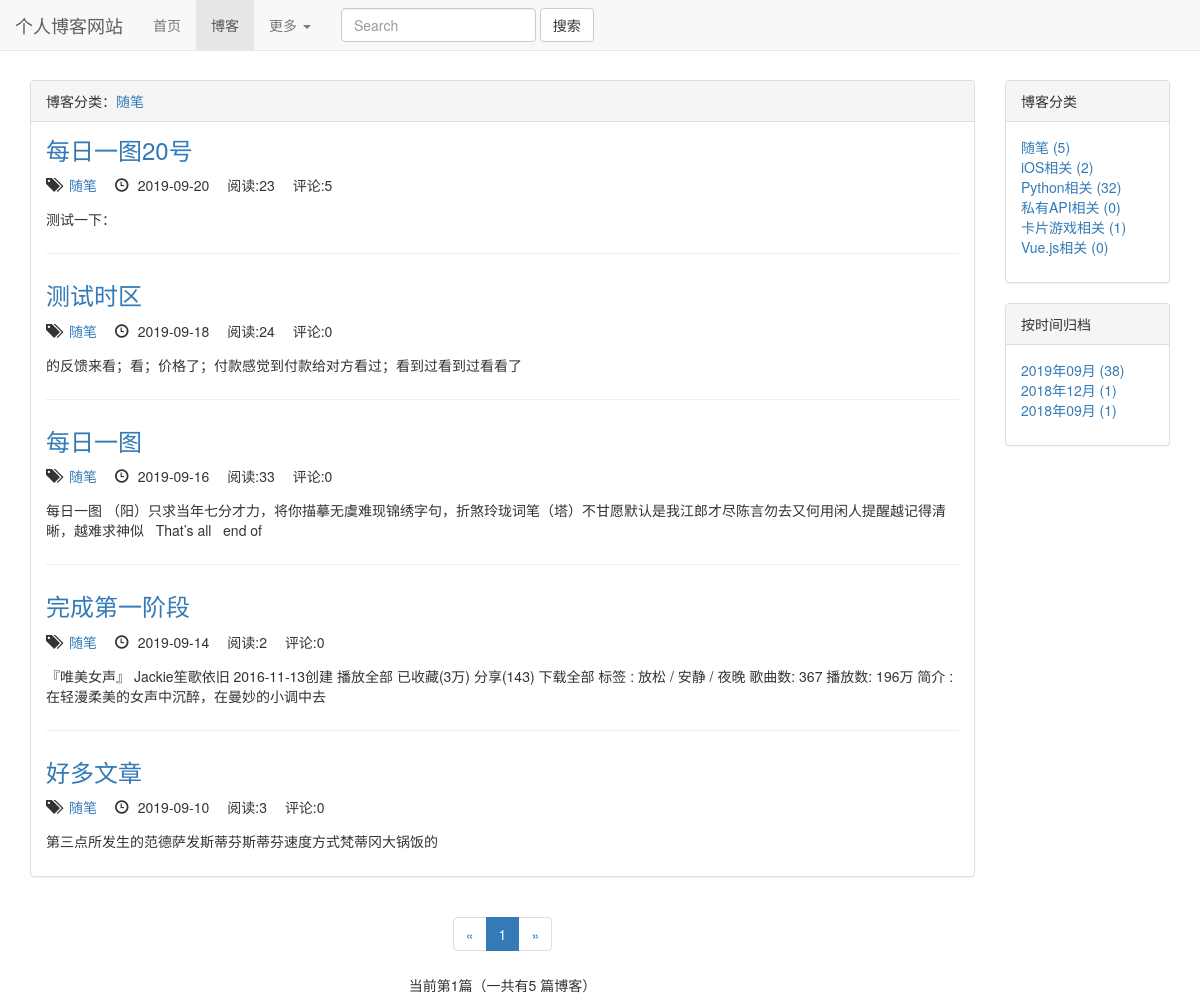
Before: /blogs/type/1/ with the older database file.
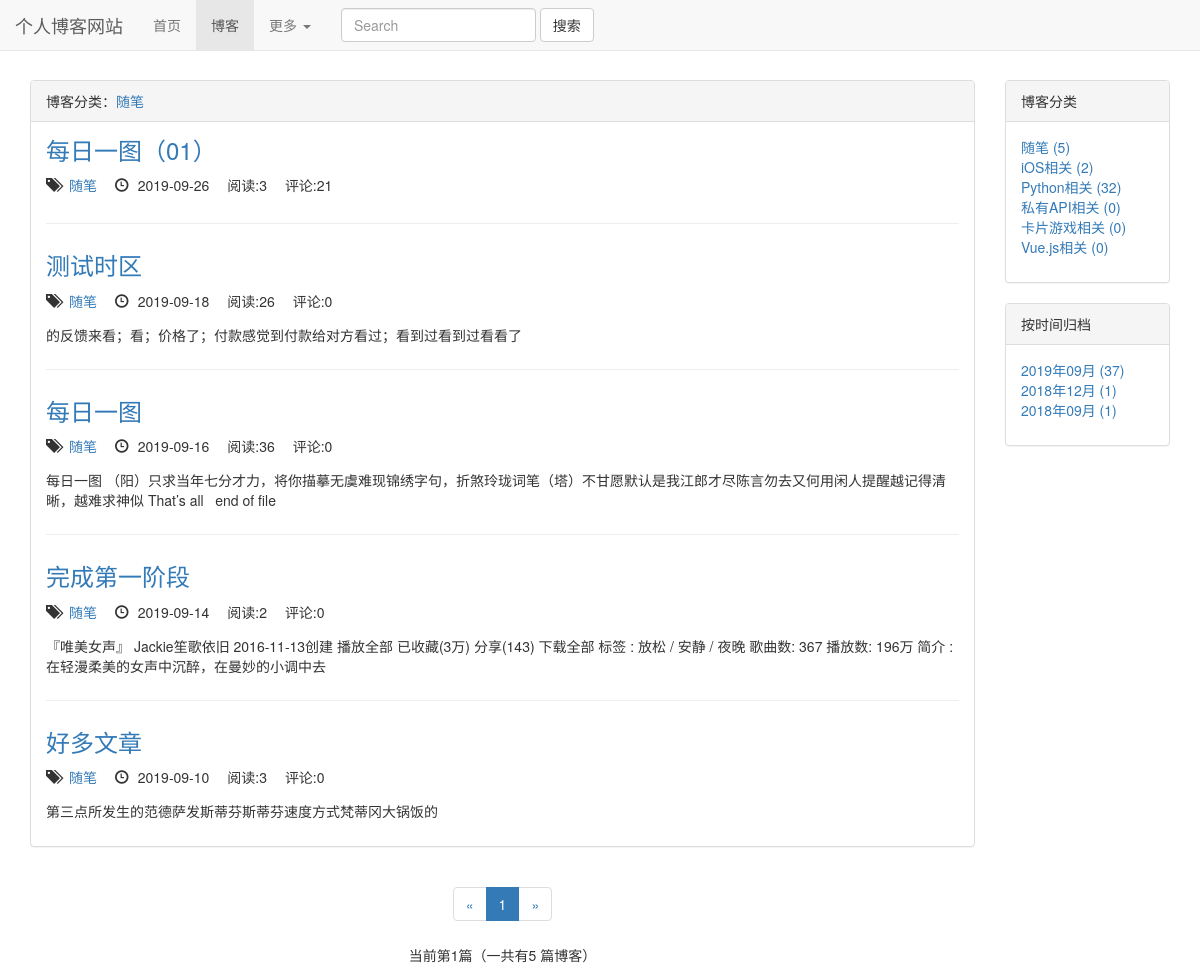
After: the same page with the newer database file.
### blogs/models.py (models this page shows, shortened)
class BlogType(models.Model):
    type_name = models.CharField(max_length=15)

class Blog(models.Model,ReadNumExtension):
    title = models.CharField(max_length=50)
    blog_type = models.ForeignKey(BlogType, on_delete=models.CASCADE)
    content = RichTextUploadingField()
    author = models.ForeignKey(User, on_delete=models.CASCADE)
    create_time = models.DateTimeField(auto_now_add=True)
    last_update_time = models.DateTimeField(auto_now=True)
    readDetails = GenericRelation(ReadNumDetail)  # 反向关联获取
    class Meta:
        ordering = ['-create_time']

### read_statistics/models.py (models this page shows)
class ReadNum(models.Model):
    read_num = models.IntegerField(default=0)
    content_type = models.ForeignKey(ContentType, on_delete=models.CASCADE)
    object_id = models.PositiveIntegerField()
    content_object = GenericForeignKey('content_type', 'object_id')

### blogs/views.py (the view)
# urls.py: re_path(r'^type/(\d+)/$', views.blog_types, name='blog_types'),
def blog_types(request, blog_type):
    blogType = get_object_or_404(BlogType, pk=blog_type)
    blogs = Blog.objects.filter(blog_type=blogType)
    context = blog_datas_common(request, blogs)
    context['blog_type'] = blogType
    return render(request, 'blogs/blog_type_list.html', context)

### comment/templatetags/comment_tags.py (called while the page is built)
@register.simple_tag
def get_comment_count(obj):
    content_type = ContentType.objects.get_for_model(obj)
    return Comment.objects.filter(content_type=content_type, object_id=obj.pk).count()

### read_statistics/templatetags/read_tags.py (called while the page is built)
@register.simple_tag
def get_total_read_count(obj):
    try:
        ct = ContentType.objects.get_for_model(obj)
        readnum = ReadNum.objects.get(content_type=ct, object_id=obj.pk)
        return readnum.read_num
    except exceptions.ObjectDoesNotExist:
        return 0

### templates/blogs/blog_type_list.html (shortened to what this page needs)
{% extends 'blogs/blog_index.html' %}
{% block blog_title_header %}
    博客分类：<a href="{% url 'blogs_module:blog_types' blog_type.pk %}">{{ blog_type.type_name }}</a>
{% endblock %}

### templates/blogs/blog_index.html (shortened to what this page needs)
{% extends 'base.html' %}
{% load staticfiles %}
{% load comment_tags %}
{% load read_tags %}
{% block cssstyle %}
    <link rel="stylesheet" href="{% static 'blog_css/blog.css' %}">
{% endblock %}
{% block blog_active %}
    active
{% endblock %}
{% block content %}
    <div class="container">
        <div class="row">
            <div class="col-xs-12 col-sm-8 col-md-9 col-lg-10">
                <div class="panel panel-default">
                    <div class="panel-heading">{% block blog_title_header %}{% endblock %}</div>
                    <div class="panel-body">
                        <ul class="blog_types">
                            {% for blog in page_of_blogs.object_list %}
                                <div class="every_blog">
                                    <h3><a href="{% url 'blogs_module:blog_details' blog.pk %}">{{ blog.title }}</a>
                                    </h3>
                                    <ul class="blog_list_style">
                                        <li>
                                            <span class="glyphicon glyphicon-tags"></span> <a
                                                href="{% url 'blogs_module:blog_types' blog.blog_type.pk %}"> {{ blog.blog_type.type_name }}</a>
                                        </li>
                                        <li><span
                                                class="glyphicon glyphicon-time"></span> {{ blog.create_time|date:"Y-m-d" }}
                                        </li>
                                         <li>
                                             阅读:{% get_total_read_count blog %}
                                        </li>
                                        <li>
                                            评论:{% get_comment_count blog %}
                                        </li>
                                    </ul>
                                    <p>{{ blog.content |striptags | truncatechars:130 |safe}}</p>
                                </div>
                            {% empty %}
                                <div class="every_blog">
                                    <p>--暂无博客，敬请期待--</p>
                                </div>
                            {% endfor %}
                        </ul>
                    </div>
                </div>
                <div class="blog_page_container">
                    {% if page_of_blogs %}
                        <nav aria-label="Page navigation">
                            <ul class="pagination">
                                <li>
                                    {% if page_of_blogs.has_previous %}
                                        <a href="?page={{ page_of_blogs.previous_page_number }}" aria-label="Previous">
                                            <span aria-hidden="true">&laquo;</span>
                                        </a>
                                    {% else %}
                                        <span aria-hidden="true">&laquo;</span>
                                    {% endif %}
                                </li>
                                {% for page_num in page_range %}
                                    {% if page_num == '...' %}
                                        <li><span>{{ page_num }}</span></li>
                                    {% else %}
                                        {% if page_num == page_of_blogs.number %}
                                            <li class="active"><a href="?page={{ page_num }}">{{ page_num }}</a></li>
                                        {% else %}
                                            <li><a href="?page={{ page_num }}">{{ page_num }}</a></li>
                                        {% endif %}
                                    {% endif %}
                                {% endfor %}
                                <li>
                                    {% if page_of_blogs.has_next %}
                                        <a href="?page={{ page_of_blogs.next_page_number }}" aria-label="Next">
                                            <span aria-hidden="true">&raquo;</span>
                                        </a>
                                    {% else %}
                                        <span aria-hidden="true">&raquo;</span>
                                    {% endif %}
                                </li>
                            </ul>
                        </nav>
                        <p>当前第{{ page_of_blogs.number }}篇（一共有{{ page_of_blogs.paginator.count }}
                            篇博客）</p>
                    {% endif %}
                </div>
            </div>
            <div class="hidden-xs col-sm-4 col-md-3 col-lg-2">
                <div class="panel panel-default">
                    <div class="panel-heading">博客分类</div>
                    <div class="panel-body">
                        <ul class="blog_types">
                            {% for type in blogTypes %}
                                <li><a href="{% url 'blogs:blog_types' type.pk %}">{{ type.type_name }} ({{ type.type_count }})</a></li>
                            {% empty %}
                                暂无博客分类
                            {% endfor %}
                        </ul>
                    </div>
                </div>
                <div class="panel panel-default">
                    <div class="panel-heading">按时间归档</div>
                    <div class="panel-body">
                        <ul class="list-unstyled">
                            {% for blogDate,blogDateCount in blogDates.items %}
                                <li><a href="{% url 'blogs_module:blog_dates' blogDate.year blogDate.month %}">{{ blogDate|date:"Y年m月" }} ({{ blogDateCount }})</a></li>
                            {% endfor %}
                        </ul>
                    </div>
                </div>
            </div>
        </div>
    </div>
{% endblock %}

### templates/base.html (shortened to what this page needs)
{% load staticfiles %}
<!DOCTYPE html>
<html lang="zh-CN">
<head>
    <link rel="stylesheet" href="{% static 'bootstrap-3.3-1.7-dist/css/bootstrap.min.css' %}">
    <link rel="stylesheet" href="{% static 'base.css' %}">
    {% block cssstyle %}{% endblock %}
</head>
<body>
<nav class="navbar navbar-default navbar-fixed-top">
    <div class="container-fluid"
    <div class="navbar-header">
        <a class="navbar-brand" href="{% url 'home' %}">个人博客网站</a>
    </div>
    <div class="collapse navbar-collapse" id="bs-example-navbar-collapse-1">
        <ul class="nav navbar-nav">
            <li class="{% block home_active %}{% endblock %}"><a href="{% url 'home' %}">首页</a></li>
            <li class="{% block blog_active %}{% endblock %}"><a href="{% url 'blogs_module:blog_index' %}">博客</a></li>
            <li class="dropdown">
                <a href="#" class="dropdown-toggle" data-toggle="dropdown" role="button" aria-haspopup="true"
                   aria-expanded="false">更多 <span class="caret"></span></a>
            </li>
        </ul>
        <form class="navbar-form navbar-left">
            <div class="form-group">
                <input type="text" class="form-control" placeholder="Search">
            </div>
            <button type="submit" class="btn btn-default">搜索</button>
        </form>
    </div>
</nav>
{% block content %}
{% endblock %}
</body>
</html>

### static/base.css (style rules this page uses)
body { margin-top: 80px !important; }
* { padding: 0px; margin: 0px; }

### static/blog_css/blog.css (style rules this page uses)
ul.blog_types { list-style-type: none; }
div h3 { margin-top: 0px; margin-bottom: 0.5em; }
div.every_blog:not(:last-child) { margin-bottom: 2em; padding-bottom: 1em; border-bottom: 1px solid #eee; }
ul.blog_list_style { list-style-type: none; margin-bottom: 1em; }
ul.blog_list_style li { list-style-type: none; display: inline-block; margin-right: 1em; }
ul.blog_list_style li span { margin-right: 5px; }
div.blog_page_container { text-align: center; }

Changed rows visible on the page:
removed Blog: title "每日一图20号", blog_type.type_name "随笔", create_time "2019-09-20", id.read_num "23", id "5", content "测试一下："
added Blog: title "每日一图（01）", blog_type.type_name "随笔", create_time "2019-09-26", id.read_num "3", id "21"
changed through a linked row, Blog "测试时区": id.read_num "24" → "26"
changed Blog "每日一图": id.read_num "33" → "36"; content "每日一图 （阳）只求当年七分才力，将你描摹无虞难现锦绣字句，折煞玲珑词笔（塔）不甘愿默认是我江郎才尽陈言勿去又何用闲人提醒越记得清晰，越难求神似 That’s all end of" → "每日一图 （阳）只求当年七分才力，将你描摹无虞难现锦绣字句，折煞玲珑词笔（塔）不甘愿默认是我江郎才尽陈言勿去又何用闲人提醒越记得清晰，越难求神似 That’s all end of file"
computed for BlogType "卡片游戏相关": type_count "1" → "0"
Other visible differences:
new list line: "2019年09月 ( 37 )"
list line gone: "2019年09月 ( 38 )"
